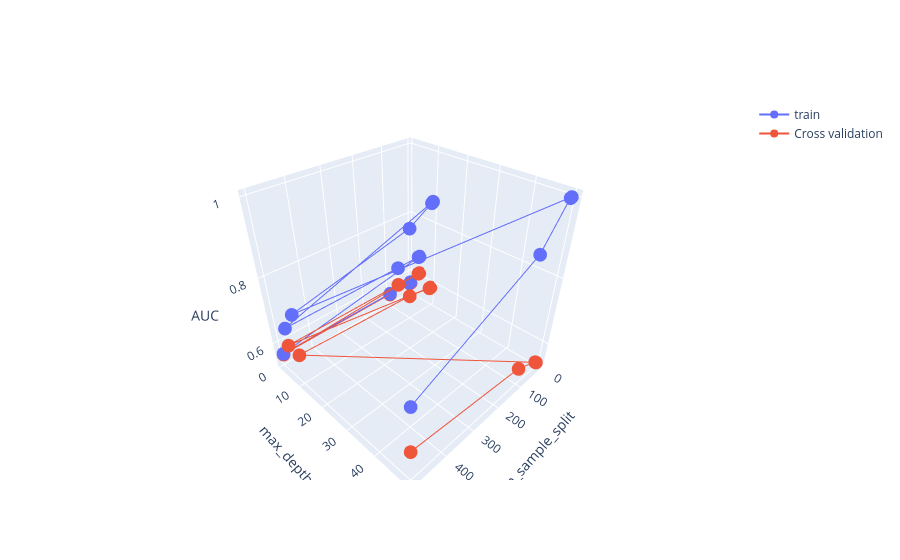

The notebook cell saved with this chart:
### Code cell
trace1 = go.Scatter3d(x=Xaxis_train_min_samp_split,y=Yaxis_train_max_depth,z=Zaxis_train_AUC_score, name = 'train')
trace2 = go.Scatter3d(x=Xaxis_cv_min_samp_split,y=Yaxis_cv_max_depth,z=Zaxis_cv_AUC_score, name = 'Cross validation')
data = [trace1, trace2]

layout = go.Layout(scene = dict(
        xaxis = dict(title='min_sample_split'),
        yaxis = dict(title='max_depth'),
        zaxis = dict(title='AUC'),))

fig = go.Figure(data=data, layout=layout)
offline.iplot(fig, filename='3d-scatter-colorscale')

### Figure 1 — Plotly figure (JSON) as saved in the notebook; plotly's stock layout.template omitted (floating-point values rounded to 4 significant figures)
{"data": [{"name": "train", "type": "scatter3d", "x": [5, 10, 100, 500, 5, 10, 100, 500, 5, 10, 100, 500, 5, 10, 100, 500], "y": [1, 1, 1, 1, 5, 5, 5, 5, 10, 10, 10, 10, 50, 50, 50, 50], "z": [0.5656, 0.5656, 0.5656, 0.5656, 0.6765, 0.6765, 0.6756, 0.6731, 0.8682, 0.8653, 0.8204, 0.7416, 0.9999, 0.999, 0.9011, 0.7458]}, {"name": "Cross validation", "type": "scatter3d", "x": [5, 10, 100, 500, 5, 10, 100, 500, 5, 10, 100, 500, 5, 10, 100, 500], "y": [1, 1, 1, 1, 5, 5, 5, 5, 10, 10, 10, 10, 50, 50, 50, 50], "z": [0.5629, 0.5629, 0.5629, 0.5629, 0.6176, 0.6176, 0.6176, 0.6181, 0.5874, 0.5866, 0.6001, 0.6175, 0.5345, 0.5389, 0.5744, 0.6152]}], "layout": {"scene": {"xaxis": {"title": {"text": "min_sample_split"}}, "yaxis": {"title": {"text": "max_depth"}}, "zaxis": {"title": {"text": "AUC"}}}}}
